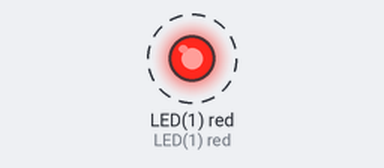
Simulated run of this program. Board: pyboard running MicroPython. On the bench: output pins drawn as LEDs (lit = HIGH). Dashed ring = blinking. What the program prints to the serial console is not drawn. At 0.3 s the program stops and its outputs stay as they are.

Above: at 0.05 s.
Timing chart, 0 to 1.8 s (numbered marks = the images above):
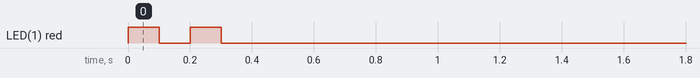

The program:

main.py
```python
import pyb

print("Executing main.py")

led = pyb.LED(1)

led.on()
pyb.delay(100)
led.off()
pyb.delay(100)
led.on()
pyb.delay(100)
led.off()
```

boot.py
```python
import pyb

print("Executing boot.py")


def pins():
    for pin_name in dir(pyb.Pin.board):
        pin = pyb.Pin(pin_name)
        print("{:10s} {:s}".format(pin_name, str(pin)))


def af():
    for pin_name in dir(pyb.Pin.board):
        pin = pyb.Pin(pin_name)
        print("{:10s} {:s}".format(pin_name, str(pin.af_list())))
```

Measured:
- by itself, LED(1) red: alternates HIGH for 0.10 s and LOW for 0.10 s, 4 changes in all, then stays LOW
